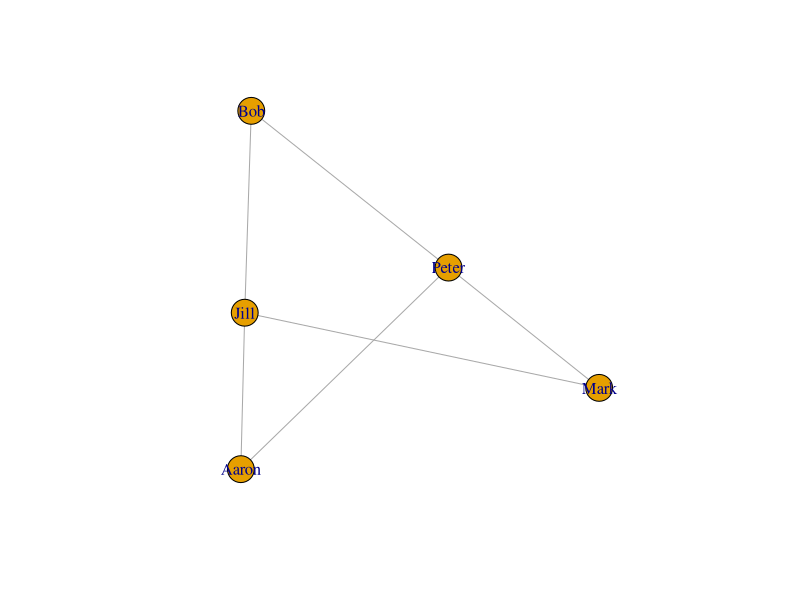

R code for this plot:
## ---- chunk 1
suppressPackageStartupMessages(library(igraph))
## ---- chunk 2
#edge list
personA <- c("Mark", "Mark", "Peter", "Peter", "Bob", "Jill")
personB <- c("Peter", "Jill", "Bob", "Aaron", "Jill", "Aaron")

edgelist <- cbind(PersonA = personA, PersonB = personB)

print(edgelist)

#adjacency matrix
adjacency <- matrix(c(0,1,0,1,0,1,0,1,0,1,0,1,0,1,0,1,0,1,0,1,0,1,0,1,0),
                    nrow = 5,
                    ncol = 5,
                    dimnames = list(c("Mark", "Peter", "Bob", "Jill", "Aaron"),
                                    c("Mark", "Peter", "Bob", "Jill", "Aaron")))

print(adjacency)
## ---- chunk 3
network <- graph.edgelist(edgelist, directed=FALSE)
network
## ---- chunk 4
network_adj <-graph.adjacency(adjacency,mode = "undirected" )
## ---- chunk 5
V(network)
## ---- chunk 6
E(network)
## ---- chunk 7
plot(network)
